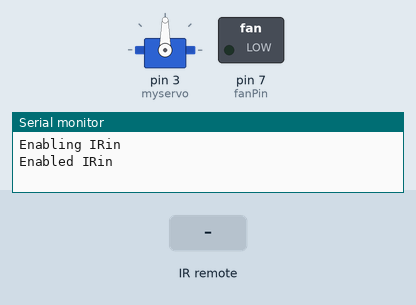
Bench run of a program on a simulated Arduino Uno, built with avr-gcc and run on an emulated ATmega328P. On the bench: servo, switched loads named in the program (green lamp = pin HIGH), the last lines printed to the serial monitor. The inputs (shaded band) are chosen by the test bench.

Above: at 1.2 s.
1.3 s: infrared code 0xFFC23D received
At 1.79 s:
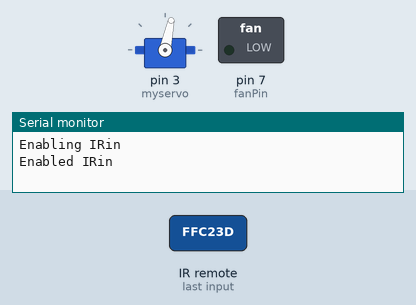
At 2.55 s:
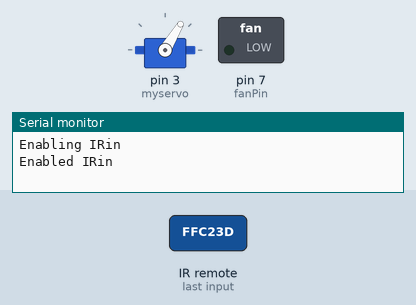
4.3 s: infrared code 0xFFA25D received
At 6.1 s:
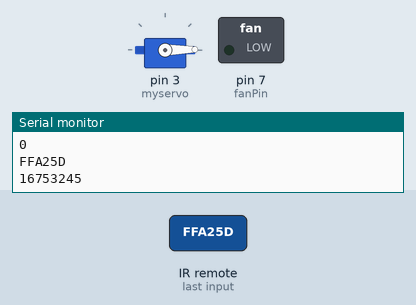
Timing chart, 0 to 7.6 s (numbered marks = the images above; inputs shaded):
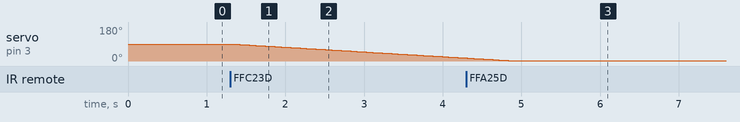

The program:

main.cpp
```cpp
#include <Arduino.h>

#include <IRremote.h>
#include <Servo.h>

Servo myservo;    // create servo object to control a servo
int RECV_PIN = 2; // set pin 2 as IR control

IRrecv irrecv(RECV_PIN);

decode_results results;

int pos = 90;   // variable to store the servo position
int fanPin = 7; // set D6 as control switch
int fanState = LOW;
int IO = 0;

void setup()
{
  Serial.begin(9600);
  Serial.println("Enabling IRin"); // remind enabling IR
  irrecv.enableIRIn();             // Start the receiver
  Serial.println("Enabled IRin");
  myservo.attach(3); // attaches the servo on pin 2 to the servo object
  pinMode(fanPin, OUTPUT);
}

//  power_encode 2155829415     left  2155870215  right  2155821255

void loop()
{
  if (irrecv.decode(&results))
  { //checking IR signal
    if (results.value == 16753245)
    { // Power off/on
      IO++;
      if (IO % 2 == 0)
      {
        fanState = HIGH;
        digitalWrite(fanPin, fanState);
        delay(100);
      }
      else
      {
        fanState = LOW;
        digitalWrite(fanPin, fanState);
        delay(100);
      }
    }

    if (results.value == 16712445)
    { // fan swing to left
      for (pos; pos <= 89; pos += 1)
      { // goes from 0 degrees to 90 degrees
        // in steps of 1 degree
        myservo.write(pos); // tell servo to go to position in variable 'pos'

        delay(40); // waits 15ms for the servo to reach the position
        if (irrecv.decode(&results))
        {
          irrecv.resume();
          if (results.value == 16761405)
            break;
        }
      }
    }

    if (results.value == 16761405)
    { // fan swing to right
      for (pos; pos >= 1; pos -= 1)
      {                     // goes from 90 degrees to 0 degrees
        myservo.write(pos); // tell servo to go to position in variable 'pos'
        delay(40);          // waits 15ms for the servo to reach the position

        if (irrecv.decode(&results))
        {
          irrecv.resume();
          if (results.value == 16712445)
            break;
        }
      }
    }
    Serial.println(pos);
    Serial.println(results.value, HEX);
    Serial.println(results.value);
    irrecv.resume(); //recive next intrustion
  }
  delay(100);
}
```

Measured:
- after the input at 1.3 s, servo on pin 3 (myservo): moves from 90° to 16° over 2.9 s, starting at once
